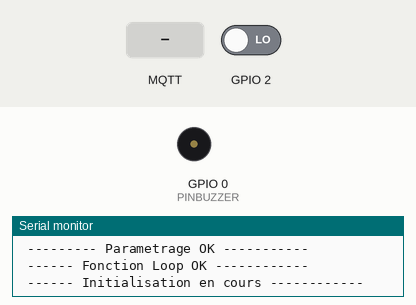
Simulated run of this sketch. Board: ESP8266 (NodeMCU). Parts: buzzer (waves = sounding, pin HIGH), the last lines printed to the serial monitor. Inputs (shaded band) come from the test bench; at power-on: GPIO 2 LOW. WiFi joins after 1.5 s; servers stay silent unless stated; no MQTT or app messages arrive unless stated.

Above: at 2.7 s.
2.8 s: GPIO 2 driven HIGH
At 11.15 s:
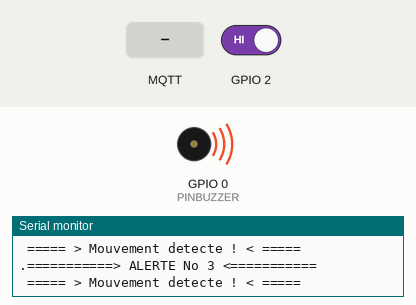
11.8 s: MQTT message "off" arrives on the first subscribed topic
14.8 s: GPIO 2 driven LOW
At 15.4 s:
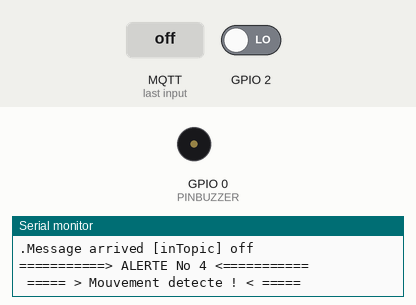
Timing chart, 0 to 17.8 s (numbered marks = the images above; inputs shaded):
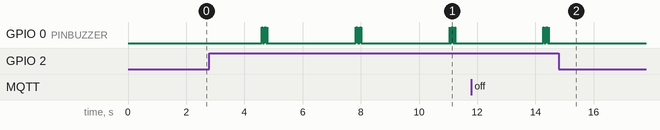

Measured:
- after the input at 2.8 s, GPIO 0 (PINBUZZER): LOW → HIGH after 1.8 s, then repeats every 3.2 s: 9 × (LOW 0.01 s, HIGH 0.01 s), LOW 3.0 s, HIGH 0.01 s
- after the input at 14.8 s, GPIO 0 (PINBUZZER): stops changing and stays LOW

The sketch:

capteur.ino
```cpp
#include <Capteur.h>
#include <mesFonctions.h>
#include <ESP8266WiFi.h>
#include <PubSubClient.h>
#include <String.h>

#define ATTENTE001  10
#define ATTENTE01 100
#define ATTENTE1 1000
#define ATTENTE2 2000
#define PERIODEINITIALISATION 300000
#define PINCAPTEURMOUVEMENT 2
#define PINBUZZER 0
#define TEMPSENTRELESBIPS 10
#define NOMBREDEBIPS 10
#define SECONDE millis()/1000

bool enLoop(true);
//bool compteurSecondes(false);
bool initialisationTermine(false);

const char* ssid = "";
const char* password = "";
const char* mqtt_server = "";

Capteur mouvement(PINCAPTEURMOUVEMENT, LOW, PERIODEINITIALISATION);
Capteur buzzer(PINBUZZER, LOW);

WiFiClient espClient;
PubSubClient client(espClient);
long lastMsg = 0;
char msg[50];
int value = 0;

void setup() {
  mouvement.input();
  buzzer.output();
  Serial.begin(74880);
  client.setServer(mqtt_server, 1883);
  client.setCallback(callback);
  setup_wifi();
  Serial.println("\n --------- Parametrage OK ----------- \n");
}

void setup_wifi() {
  delay(10);
  // We start by connecting to a WiFi network
  Serial.println();
  Serial.print("Connecting to ");
  Serial.println(ssid);
  WiFi.begin(ssid, password);
  while (WiFi.status() != WL_CONNECTED) {
    delay(500);
    Serial.print(".");
  }

  Serial.println("");
  Serial.println("WiFi connected");
  Serial.print("IP address: ");
  Serial.println( WiFi.localIP());
}

void callback(char* topic, byte* payload, unsigned int length) {
  Serial.print("Message arrived [");
  Serial.print(topic);
  Serial.print("] ");
  for (int i = 0; i < length; i++) {
    Serial.print((char)payload[i]);
  }
  Serial.println();

  // Switch on the LED if an 1 was received as first character
  if ((char)payload[0] == '1') {
    digitalWrite(BUILTIN_LED, LOW);   // Turn the LED on (Note that LOW is the voltage level
    // but actually the LED is on; this is because
    // it is acive low on the ESP-01)
  } else {
    digitalWrite(BUILTIN_LED, HIGH);  // Turn the LED off by making the voltage HIGH
  }

}

void reconnect() {
  // Loop until we're reconnected
  while (!client.connected()) {
    Serial.print("Attempting MQTT connection...");
    // Attempt to connect
    if (client.connect("ESP8266Client")) {
      Serial.println("connected");
      // Once connected, publish an announcement...
      client.publish("outTopic", "hello world");
      // ... and resubscribe
      client.subscribe("inTopic");
    } else {
      Serial.print("failed, rc=");
      Serial.print(client.state());
      Serial.println(" try again in 5 seconds");
      // Wait 5 seconds before retrying
      delay(5000);
    }
  }
}

//---------------------------------------------------------------------------------------------------------------------------

void loop() {

  if(enLoop){enLoop = loopOperationnel(&enLoop);}
  initialisationTermine=mouvement.periodeInitialisation();
  if(!initialisationTermine){return;}
  //if(millis() < PERIODEINITIALISATION){compteurSecondes = true;return;}
  //if(Capteur::ms_declenchement && millis() <= millisFin && compteurSecondes == false){compteurSecondes=true;}
  //Capteur::ms_declenchement = false;

  if(mouvement.getReadEtat() == HIGH){
    if (!client.connected()) {
      delay(ATTENTE001);
      reconnect();
    }
    client.loop();
    unsigned long now = millis();
    if (now - lastMsg > 2000) {
      lastMsg = now;
      ++value;
      snprintf (msg, 75, "===========> ALERTE No %ld <===========", value);
      //Serial.print("Publish message : ");
      Serial.println(msg);
      //client.publish("outTopic", msg);
      client.publish("Hall", msg);
    }

  Serial.println("\n\n ===== > Mouvement detecte ! < ===== \n\n");
  Serial.println();
  delay(ATTENTE001);
  buzzer.bipEnContinue(TEMPSENTRELESBIPS, NOMBREDEBIPS);
  Capteur::ms_declenchement = true ;
  //initialisationTermine = mouvement.periodeInitialisation();
  delay(ATTENTE001);
  }

  else{
    Serial.println(" ===== > Mouvement non detecte < ===== ");
    Serial.println();
  }
}
```

Capteur.cpp
```cpp
//Crée par gado070707 le 23/08/2017

#include "Capteur.h"
#include <Arduino.h>
#define PIN 0
#define PERIODEINITIALISATION 300000

bool Capteur::ms_declenchement=true;
int Capteur::ms_compteur(0);

Capteur::Capteur() : m_pin(PIN), m_etat(LOW), m_periodeInitialisation(PERIODEINITIALISATION), m_initialisation(false),
m_initialisationComplete(false), m_initialisationPrintfs(false), m_millisDepart(0), m_millisFin(0){++ms_compteur;}

Capteur::Capteur(int p) : m_pin(p), m_etat(LOW), m_periodeInitialisation(PERIODEINITIALISATION){++ms_compteur;}

Capteur::Capteur(int p, int e) : m_pin(p), m_etat(e), m_periodeInitialisation(PERIODEINITIALISATION){++ms_compteur;}

Capteur::Capteur(int p, int e, int periode) : m_pin(p), m_etat(e), m_periodeInitialisation(periode){++ms_compteur;}

int Capteur::getPin(){return m_pin;}

bool Capteur::getReadEtat(){m_etat = digitalRead(m_pin);return m_etat;}

void Capteur::outHigh(){digitalWrite(m_pin,HIGH);}

void Capteur::outLow(){digitalWrite(m_pin,LOW);}

void Capteur::input(){pinMode(m_pin, INPUT);}

void Capteur::output(){pinMode(m_pin, OUTPUT);}

void Capteur::bipEnContinue(unsigned long tempsEntreLesBips, unsigned long nombreDeBIP){
for(int i(0);i<nombreDeBIP;i++){
      this->outHigh();
      delay(tempsEntreLesBips);
      this->outLow();
      delay(tempsEntreLesBips);
    }
}

bool Capteur::periodeInitialisation(){
	if(getDeclenchement()){
		m_millisDepart = millis();
		m_millisFin = m_millisDepart + PERIODEINITIALISATION;
		ms_declenchement = false;
		if(millis() < m_millisFin){
			if(!m_initialisationPrintfs){
				Serial.println("\n ------ Initialisation en cours ------------ \n");
				m_initialisationPrintfs = true;
			}
		delay(3000);
		Serial.print(".");
		m_initialisation = true;
		return m_initialisation;
		}
	}
	else{
		m_initialisation = false;
		Serial.println("------ Initialisation termine ------ ");
		Serial.println("------ Capteur de mouvement operationnel ------ ");
		Serial.println("------------- OK ----------------- ");
		m_initialisationComplete = true;
	}
	return m_initialisationComplete;
}

int Capteur::getPeriodeInitialisation(){
	return m_periodeInitialisation;
}

bool Capteur::getInitialisation(){
	return m_initialisation;
}

bool Capteur::getInitialisationComplete(){
	return m_initialisationComplete;
}

bool Capteur::getDeclenchement(){
	return ms_declenchement;
}

int Capteur::nombreInstances(){ return ms_compteur; }

Capteur::~Capteur(){--ms_compteur;}
```

Capteur.h
```cpp
#ifndef CAPTEUR_H
#define CAPTEUR_H

class Capteur
{
    public:
        Capteur();
        Capteur(int);
		Capteur(int,int);
		Capteur(int,int,int);
		~Capteur();

		int getPin();
		int getPeriodeInitialisation();
		bool getReadEtat();
		bool getInitialisation();
		bool getInitialisationComplete();
		static bool getDeclenchement();

		void outHigh();
		void outLow();
		void input();
		void output();
		void bipEnContinue(unsigned long tempsEntreLesBips, unsigned long nombreDeBIP);
		bool periodeInitialisation();
		static int nombreInstances();

		static bool ms_declenchement;

        //virtual ~Capteur();

    protected:

    private:
        int m_pin;
		int m_periodeInitialisation;
		unsigned long m_millisDepart;
		unsigned long m_millisFin;
        bool m_etat;
		bool m_initialisation;
		bool m_initialisationComplete;
		bool m_initialisationPrintfs;

		static int ms_compteur;
};

#endif // CAPTEUR_H
```

mesFonctions.cpp
```cpp
#include <Arduino.h>
#include "mesFonctions.h"

bool loopOperationnel(bool *enLoop){
	if(*enLoop){
		Serial.print("\n ------ Fonction Loop OK ------------ \n");
	}
	*enLoop = false;
	return *enLoop;
}
```

mesFonctions.h
```cpp
#ifndef MESFONCTIONS_H_INCLUDED
#define MESFONCTIONS_H_INCLUDED
#include <Capteur.h>

bool loopOperationnel(bool *enLoop);

#endif // MESFONCTIONS_H_INCLUDED
```
